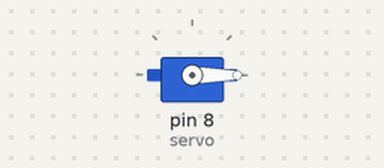
Bench run of a sketch on a simulated Arduino Uno, built with avr-gcc and run on an emulated ATmega328P. On the bench: servo.

Above: at 0.1 s.
At 1.1 s:
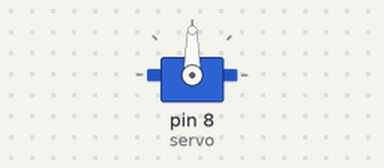
Timing chart, 0 to 2.6 s (numbered marks = the images above):
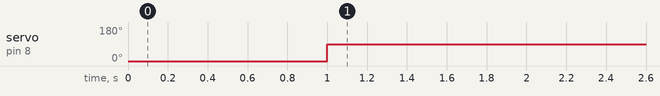

Measured:
- by itself, servo on pin 8 (servo): 0° → 90° at 1.0 s

The sketch:

servo_motor_2.ino
```cpp
#include <Servo.h>

 Servo servo;

void setup() {
  // put your setup code here, to run once:
    servo.attach(8);
    servo.write(0);
    delay(1000);
}

void loop() {
  // put your main code here, to run repeatedly:
    servo.write(90);
    delay(1000);
    //servo.write(0);
}
```
